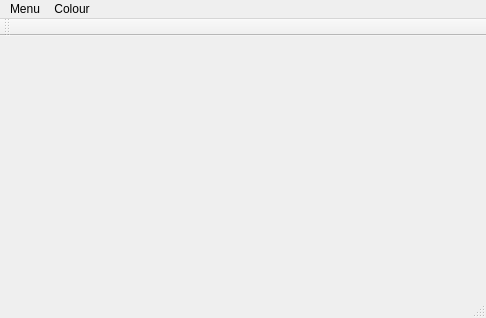
<?xml version="1.0" encoding="UTF-8"?>
<ui version="4.0">
 <class>Window</class>
 <widget class="QMainWindow" name="Window">
  <property name="geometry">
   <rect>
    <x>0</x>
    <y>0</y>
    <width>486</width>
    <height>318</height>
   </rect>
  </property>
  <property name="minimumSize">
   <size>
    <width>486</width>
    <height>318</height>
   </size>
  </property>
  <property name="windowTitle">
   <string>Send Window</string>
  </property>
  <property name="autoFillBackground">
   <bool>true</bool>
  </property>
  <widget class="QWidget" name="centralWidget"/>
  <widget class="QMenuBar" name="menuBar">
   <property name="geometry">
    <rect>
     <x>0</x>
     <y>0</y>
     <width>486</width>
     <height>22</height>
    </rect>
   </property>
   <widget class="QMenu" name="menuMenu">
    <property name="title">
     <string>Menu</string>
    </property>
    <addaction name="actionClear"/>
    <addaction name="actionUndo"/>
   </widget>
   <widget class="QMenu" name="menuColour">
    <property name="title">
     <string>Colour</string>
    </property>
    <addaction name="actionBlack"/>
    <addaction name="actionRed"/>
    <addaction name="actionOrange"/>
    <addaction name="actionYellow"/>
    <addaction name="actionGreen"/>
    <addaction name="actionBlue"/>
    <addaction name="actionPurple"/>
   </widget>
   <addaction name="menuMenu"/>
   <addaction name="menuColour"/>
  </widget>
  <widget class="QToolBar" name="mainToolBar">
   <attribute name="toolBarArea">
    <enum>TopToolBarArea</enum>
   </attribute>
   <attribute name="toolBarBreak">
    <bool>false</bool>
   </attribute>
  </widget>
  <widget class="QStatusBar" name="statusBar"/>
  <action name="actionClear">
   <property name="text">
    <string>Clear</string>
   </property>
   <property name="shortcut">
    <string>C</string>
   </property>
  </action>
  <action name="actionUndo">
   <property name="text">
    <string>Undo</string>
   </property>
   <property name="shortcut">
    <string>Z</string>
   </property>
  </action>
  <action name="actionBlack">
   <property name="text">
    <string>Black</string>
   </property>
  </action>
  <action name="actionRed">
   <property name="text">
    <string>Red</string>
   </property>
  </action>
  <action name="actionBlue">
   <property name="text">
    <string>Blue</string>
   </property>
  </action>
  <action name="actionGreen">
   <property name="text">
    <string>Green</string>
   </property>
  </action>
  <action name="actionPurple">
   <property name="text">
    <string>Purple</string>
   </property>
  </action>
  <action name="actionYellow">
   <property name="text">
    <string>Yellow</string>
   </property>
  </action>
  <action name="actionOrange">
   <property name="text">
    <string>Orange</string>
   </property>
  </action>
 </widget>
 <layoutdefault spacing="6" margin="11"/>
 <resources/>
 <connections/>
</ui>
